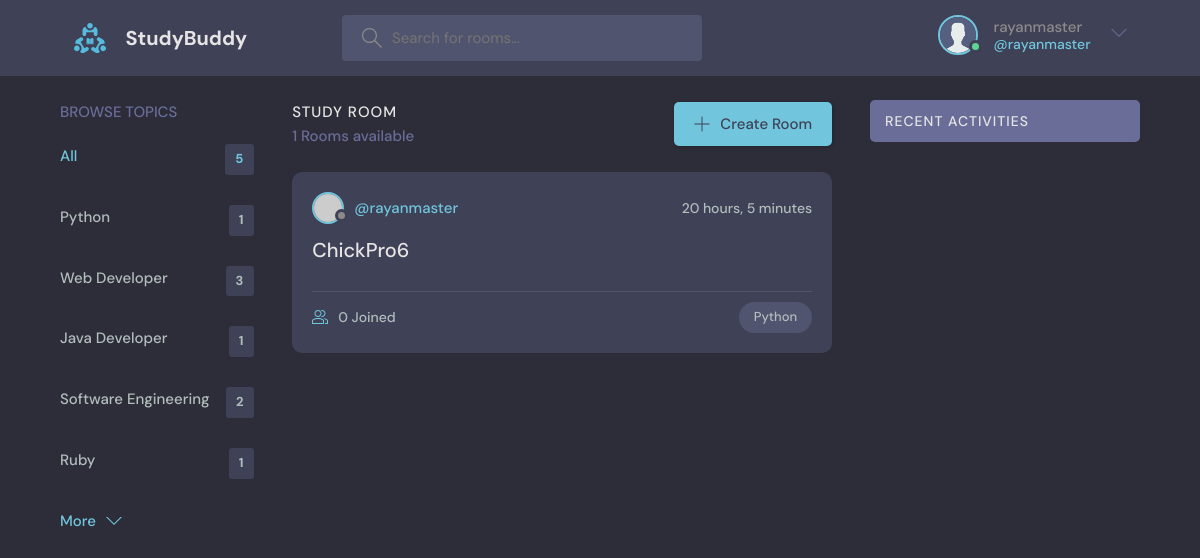
The app's page /?q=Python (signed in) with its own data.
### base/models.py (models this page shows, shortened)
class Topic(models.Model):
    name = models.CharField(max_length=200)

class Room(models.Model):
    host = models.ForeignKey(User, on_delete=models.SET_NULL, null=True)
    topic = models.ForeignKey(Topic, on_delete=models.SET_NULL, null=True)
    name = models.CharField(max_length=200)
    description = models.TextField(null=True, blank=True)
    participants = models.ManyToManyField(User, related_name='participants', blank=True)
    updated = models.DateTimeField(auto_now=True)
    created = models.DateTimeField(auto_now_add=True)
    class Meta:
        ordering = ['-updated', '-created']

### base/views.py (the view)
# urls.py: path("", views.home, name="home"),
def home(request):
    q = request.GET.get('q') if request.GET.get('q') != None else ''
    rooms = Room.objects.filter(
        Q(topic__name__icontains = q) |
        Q(name__icontains=q) |
        Q(description__icontains=q)
        )
    topics = Topic.objects.all()
    room_count = rooms.count()
    room_messages = Message.objects.filter(Q(room__topic__name__icontains=q))
    context = {'rooms': rooms, 'topics': topics, 'room_count': room_count, 'room_messages': room_messages}
    return render(request, 'base/home.html', context)

### base/templates/base/home.html (shortened to what this page needs)
{% extends 'main.html' %}
{% block content %}
    <main class="layout layout--3">
      <div class="container">
        {% include 'base/topics_bar.html' %}
        <div class="roomList">
          <div class="roomList__header">
            <div>
              <h2>Study Room</h2>
              <p>{{room_count}} Rooms available</p>
            </div>
            <a class="btn btn--main" href="{% url 'createroom' %}">
              <svg version="1.1" xmlns="http://www.w3.org/2000/svg" width="32" height="32" viewBox="0 0 32 32">
                <title>add</title>
                <path
                  d="M16.943 0.943h-1.885v14.115h-14.115v1.885h14.115v14.115h1.885v-14.115h14.115v-1.885h-14.115v-14.115z"
                ></path>
              </svg>
              Create Room
            </a>
          </div>
          {% include 'base/feed_bar.html' %}
        </div>
        {% include 'base/activity_bar.html' %}
      </div>
    </main>
{% endblock content %}

### templates/navbar.html (shortened to what this page needs)
{% load static %}
<header class="header header--loggedIn">
    <div class="container">
      <a href="{% url 'home' %}" class="header__logo">
        <img src="{% static 'images/logo.svg' %}" />
        <h1>StudyBuddy</h1>
      </a>
      <form class="header__search" method="GET" action="{% url 'home' %}">
        <label>
          <input name="q" placeholder="Search for rooms..." />
        </label>
      </form>
      <nav class="header__menu">
        {% if request.user.is_authenticated %}
        <div class="header__user">
          <a href="profile.html">
            <div class="avatar avatar--medium active">
              <img src="{% static 'images/avatar.svg' %}" />
            </div>
            <p>{{request.user.username}} <span>@{{request.user.username}}</span></p>
          </a>
          <button class="dropdown-button">
            <svg version="1.1" xmlns="http://www.w3.org/2000/svg" width="32" height="32" viewBox="0 0 32 32">
              <title>chevron-down</title>
              <path d="M16 21l-13-13h-3l16 16 16-16h-3l-13 13z"></path>
            </svg>
          </button>
        </div>
        {% else %}
        <a href="{% url 'login' %}">
          <img src="./assets/avatar.svg" />
          <p>Login</p>
        </a>
        {% endif %}
      </nav>
    </div>
  </header>

### base/templates/base/topics_bar.html
<div class="topics">
    <div class="topics__header">
      <h2>Browse Topics</h2>
    </div>
    <ul class="topics__list">
      <li>
        <a href="{% url 'home' %}" class="active">All <span>{{topics.count}}</span></a>
      </li>
      {% for topic in topics %}
      <li>
        <a href="{% url 'home' %}?q={{topic.name}}">{{topic.name}} <span>{{topic.room_set.all.count}}</span></a>
      </li>
      {% endfor %}
    </ul>
    <a class="btn btn--link" href="topics.html">
      More
      <svg version="1.1" xmlns="http://www.w3.org/2000/svg" width="32" height="32" viewBox="0 0 32 32">
        <title>chevron-down</title>
        <path d="M16 21l-13-13h-3l16 16 16-16h-3l-13 13z"></path>
      </svg>
    </a>
  </div>

### base/templates/base/feed_bar.html (shortened to what this page needs)
{% for room in rooms %}
<div class="roomListRoom">
    <div class="roomListRoom__header">
      <a href="{% url 'userprofile' room.host.id %}" class="roomListRoom__author">
        <div class="avatar avatar--small">
          <img src="https://randomuser.me/api/portraits/women/11.jpg" />
        </div>
        <span>@{{room.host.username}}</span>
      </a>
      <div class="roomListRoom__actions">
        <span>{{room.created|timesince}}</span>
      </div>
    </div>
    <div class="roomListRoom__content">
      <a href="{% url 'room' room.id %}">{{room.name}}</a>
    </div>
    <div class="roomListRoom__meta">
      <a href="{% url 'room' room.id %}" class="roomListRoom__joined">
        {{room.participants.all.count}} Joined
      </a>
      <p class="roomListRoom__topic">{{room.topic.name}}</p>
    </div>
  </div>
  {% endfor %}

### records on screen
Topic: name "Python", room_set.all.count "1"
Topic: name "Web Developer", room_set.all.count "3"
Topic: name "Java Developer", room_set.all.count "1"
Topic: name "Software Engineering", room_set.all.count "2"
Topic: name "Ruby", room_set.all.count "1"
Room: host.username "rayanmaster", created "20 hours, 5 minutes", name "ChickPro6", participants.all.count "0", topic.name "Python"

### other values on screen
{{ request.user.username }} "rayanmaster"
{{ topics.count }} "5"
{{ room_count }} "1"
